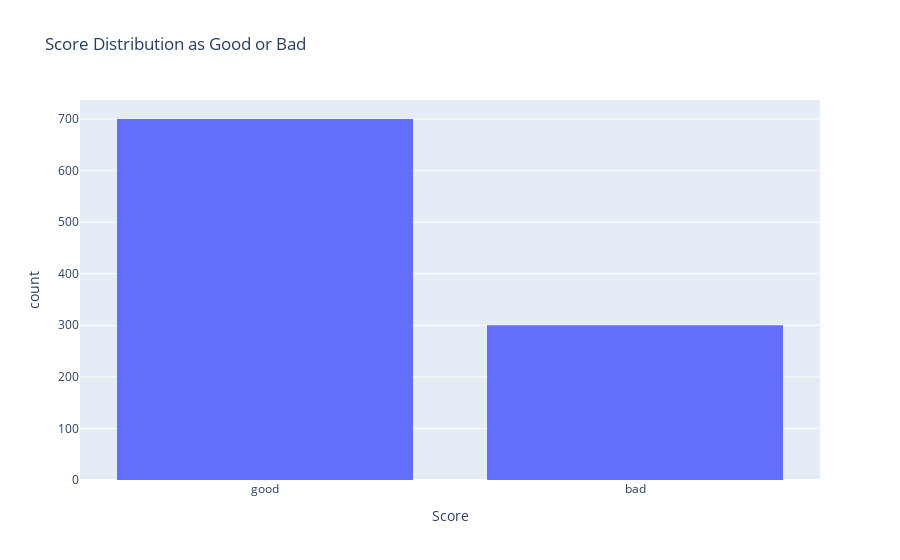

Notebook code cell kept with this figure:
### Markdown cell above
### Defining the problem statement
_Creative a predictive model which can tell the credit scoring of an applicant as either good or bad_
* Target variable - Score
* Predictors 

### Determining the type of Machine Learning
Based on the problem statement we will need to create a supervised ML classification model, as the target variable is categorical.

### Distribution of the Target variable
If the variable distribution is too skewed then the predictive model will not be possibl, a bell curve or norla is desirable but a slightly positive or negative skew is also fine. Balancing in the classes impacts the Machine learning algorithm ability to learn the classes.

### Code cell
grouped_data = df.groupby('Score').size()
print(grouped_data)
px.histogram(df, x = 'Score', title = 'Score Distribution as Good or Bad' )

### Figure 1 — Plotly figure (JSON) as saved in the notebook; plotly's stock layout.template omitted (floating-point values rounded to 4 significant figures; data arrays with more than 128 entries replaced by an {"elided": "..."} marker saying what was removed)
{"data": [{"alignmentgroup": "True", "bingroup": "x", "hovertemplate": "Score=%{x}<br>count=%{y}<extra></extra>", "legendgroup": "", "marker": {"color": "#636efa", "pattern": {"shape": ""}}, "name": "", "offsetgroup": "", "orientation": "v", "showlegend": false, "type": "histogram", "x": {"elided": "1000 str values"}, "xaxis": "x", "yaxis": "y"}], "layout": {"barmode": "relative", "legend": {"tracegroupgap": 0}, "title": {"text": "Score Distribution as Good or Bad"}, "xaxis": {"anchor": "y", "domain": [0, 1], "title": {"text": "Score"}}, "yaxis": {"anchor": "x", "domain": [0, 1], "title": {"text": "count"}}}}
